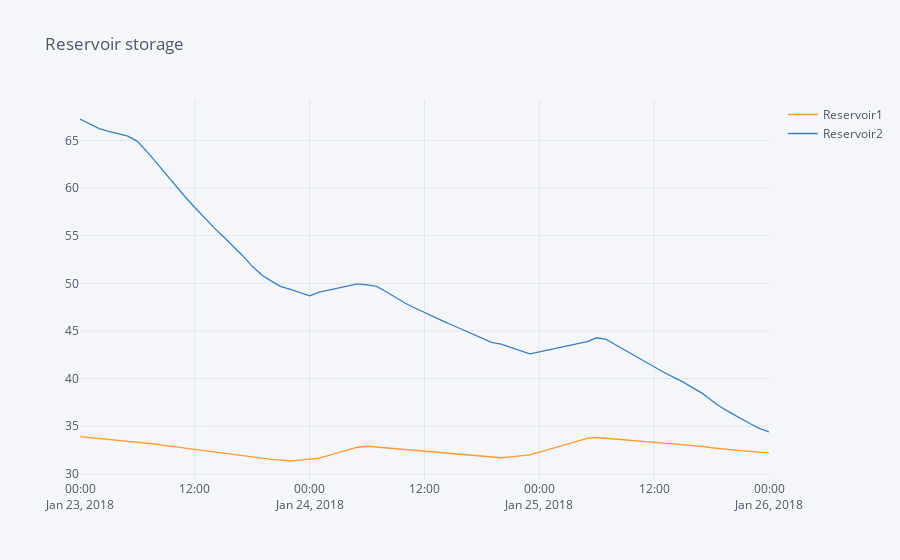
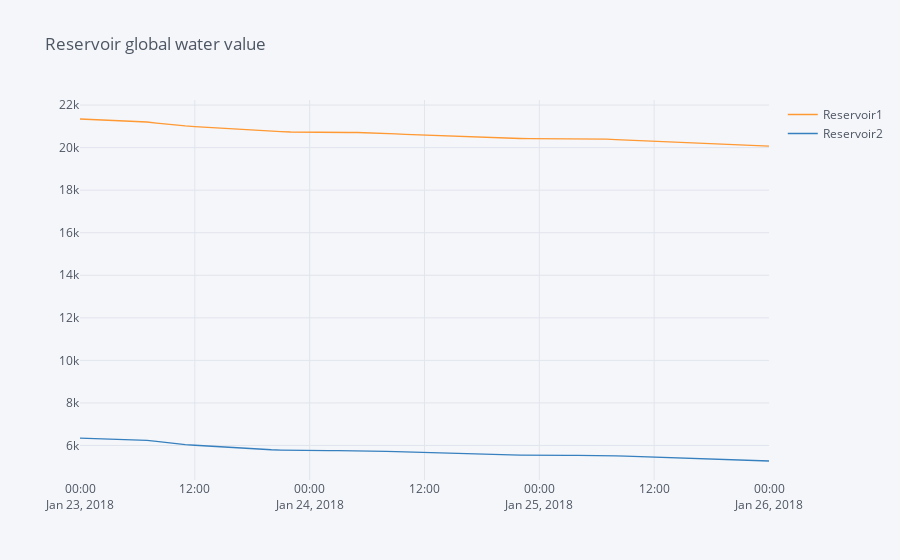

The code cell stored with these charts, in order, in its notebook:
### Markdown cell above
The evolution of the reservoir storage and the global water value result time series are shown in the figures below. The final value of the global water value time series is equal to the binding cut coefficient for each reservoir.

### Code cell
pd.DataFrame([rsv.storage.get().rename(rsv.get_name()) for rsv in shop.model.reservoir]).transpose().iplot(title="Reservoir storage")
pd.DataFrame([-rsv.water_value_global_result.get().rename(rsv.get_name()) for rsv in shop.model.reservoir]).transpose().iplot(title="Reservoir global water value")
